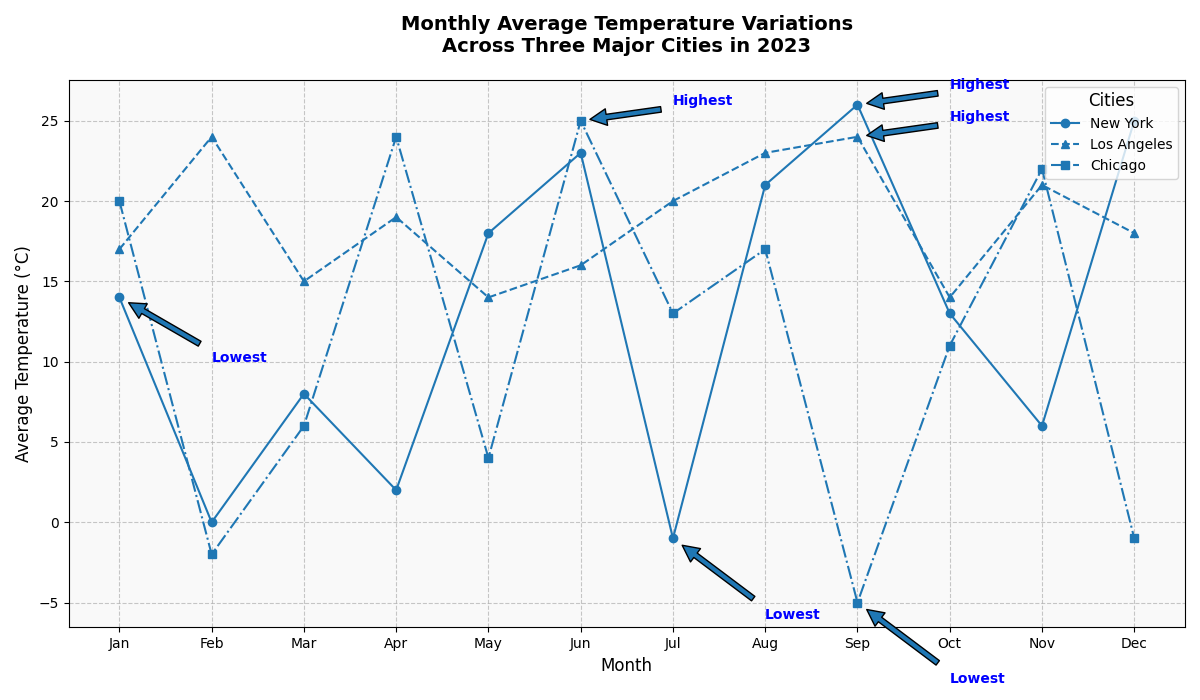

Source code (Python):
import matplotlib.pyplot as plt
import numpy as np

months = np.array(['Jan', 'Feb', 'Mar', 'Apr', 'May', 'Jun', 'Jul', 'Aug', 'Sep', 'Oct', 'Nov', 'Dec'])
new_york_temps = np.array([14, 0, 8, 2, 18, 23, -1, 21, 26, 13, 6, 25])
los_angeles_temps = np.array([17, 24, 15, 19, 14, 16, 20, 23, 24, 14, 21, 18])
chicago_temps = np.array([20, -2, 6, 24, 4, 25, 13, 17, -5, 11, 22, -1])

fig, ax = plt.subplots(figsize=(12, 7))

# Unified color across all data groups
uniform_color = 'tab:blue'

ax.plot(months, new_york_temps, marker='o', linestyle='-', color=uniform_color, label='New York')
ax.plot(months, los_angeles_temps, marker='^', linestyle='--', color=uniform_color, label='Los Angeles')
ax.plot(months, chicago_temps, marker='s', linestyle='-.', color=uniform_color, label='Chicago')

ax.set_title("Monthly Average Temperature Variations\nAcross Three Major Cities in 2023", fontsize=14, fontweight='bold', pad=20)
ax.set_xlabel("Month", fontsize=12)
ax.set_ylabel("Average Temperature (°C)", fontsize=12)

ax.legend(loc='upper right', fontsize=10, title='Cities', title_fontsize='12')
ax.grid(True, linestyle='--', alpha=0.7)
ax.set_facecolor('#f9f9f9')

highlight_style = dict(size=10, color='b', weight='bold')
# Updated arrow colors to match uniform color
ax.annotate('Highest', xy=(8, 26), xytext=(9, 27), arrowprops=dict(facecolor=uniform_color, shrink=0.1), **highlight_style)
ax.annotate('Lowest', xy=(6, -1), xytext=(7, -6), arrowprops=dict(facecolor=uniform_color, shrink=0.1), **highlight_style)
ax.annotate('Highest', xy=(8, 24), xytext=(9, 25), arrowprops=dict(facecolor=uniform_color, shrink=0.1), **highlight_style)
ax.annotate('Lowest', xy=(0, 14), xytext=(1, 10), arrowprops=dict(facecolor=uniform_color, shrink=0.1), **highlight_style)
ax.annotate('Highest', xy=(5, 25), xytext=(6, 26), arrowprops=dict(facecolor=uniform_color, shrink=0.1), **highlight_style)
ax.annotate('Lowest', xy=(8, -5), xytext=(9, -10), arrowprops=dict(facecolor=uniform_color, shrink=0.1), **highlight_style)

plt.tight_layout()
plt.show()
